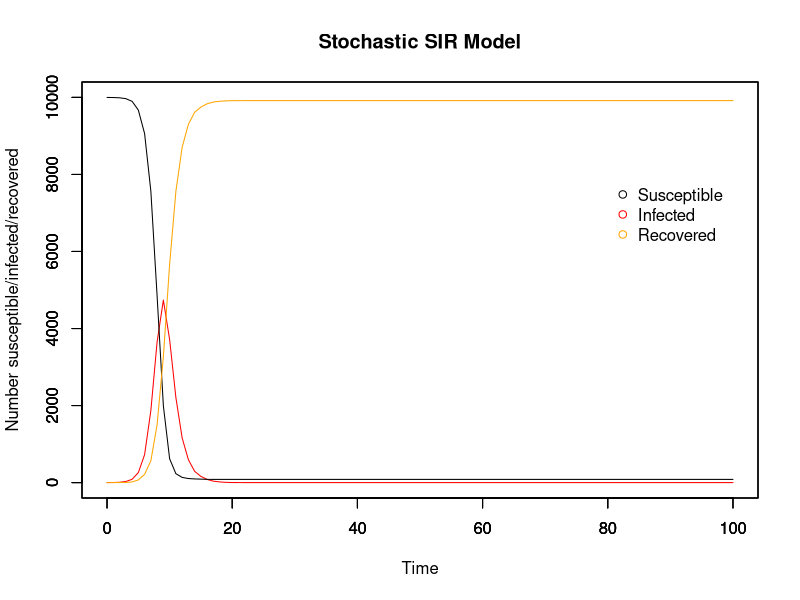

Here is the R script that generated this plot:
## Individual-based stochastic SIR model from scratch
## 26/10/17

##################
## Input values ##
##################

# Time
timestep <- 1
times <- seq(0, 100, by = timestep)
#times <- list(0:100)

# Initial population: N-1 susceptible, 1 infectious, 0 recovered
init.values = c(
  S = 10e3-1,
  I = 1,
  R = 0
)
N = sum(init.values)

# R0 & duration of infectiousness
R0 <- 5
D_inf <- 2

# Array for holding collective disease status information for whole period of time
data <- array(0, dim =c(length(times), length(init.values)+1))
data[,1] <- times # make first column the timesteps so you know what's happening when making plots

# Calculating probabilities that do not change with time
p <- R0 * (timestep/(D_inf*N)) # probability of effective contact
r_t <- (1/D_inf)*timestep # Recovery rate

# For loops for calculating each individual's disease status at each timepoint
for (time in times){
  if (time == 0){ # Set up the number of S/I/R at time 0
    data[1,2] <- init.values["S"] # number of susceptibles at time 0
    data[1,3] <- init.values["I"] # number of infecteds at time 0
    data[1,4] <- init.values["R"] # number of recovereds at time 0
    
  } else{
    foi_t <- 1 - (1 - p)^data[time, 3] # take data on the number infectious from previous timestep!
    inf <- rbinom(1, size = data[time,2], prob = foi_t) # number who become infected in this timestep
    rec <- rbinom(1, size = data[time,3], prob = r_t)# number who become recovered in this timestep
    
    data[time+1,2] <- data[time, 2] - inf # number of susceptibles at other times
    
    data[time+1,3] <- data[time, 3]  + inf - rec # number of infecteds at other times
    
    data[time+1,4] <- data[time,4] + rec # number of recovereds at other times
  }
}

run_stoch <- data.frame(data) # make array into a dataframe

plot(x = run_stoch$X1, y = run_stoch$X3, type = "line", col = "red", ylim = c(0,10e3),
     xlab = "Time", ylab = "Number susceptible/infected/recovered", main = "Stochastic SIR Model")
par(new=T)
plot(x = run_stoch$X1, y = run_stoch$X2, type = "line", ylim = c(0,10e3), ylab = "", xlab = "") # add susceptible line
par(new=T)
plot(x = run_stoch$X1, y = run_stoch$X4, type = "line", col = "orange", ylim = c(0,10e3), ylab = "", xlab = "") # recovered

## Add legend
legend(80, 8000, c("Susceptible", "Infected", "Recovered"), pch = 1, col = c("black", "red", "orange"), bty = "n")

######################################################################################################################